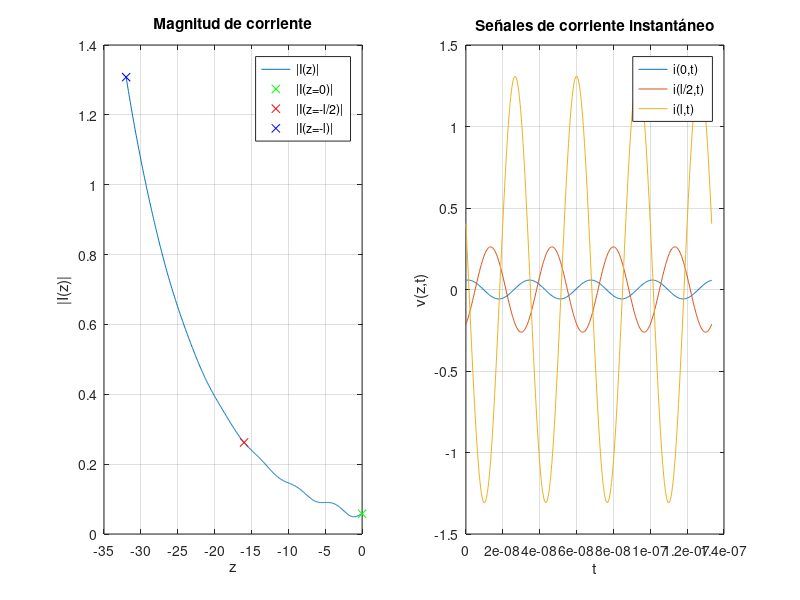

MATLAB code for this plot:
clear;clc;clf
Zo=75;
Zl=60+30*1i;
longitud=32;
E_r=1;
f=30e6;
A=4;
Alpha=0.1;
Betta=(2*pi)/(3e8/(sqrt(E_r)*f));
gamma=Alpha+1i*Betta;
Ro_l=(Zl-Zo)/(Zl+Zo);
B=Ro_l*A;
z=-longitud:longitud/500:0;

I_z=(A.*exp(-gamma.*z)-B.*exp(gamma.*z))./Zo;
t=0:1/(100*f):4/f;
posicion1=find(z==0);
I_zt1=real(I_z(posicion1).*exp((1i*2*pi*f).*t));
posicion2=find(z==(-longitud/2));
I_zt2=real(I_z(posicion2).*exp((1i*2*pi*f).*t));
posicion3=find(z==(-longitud));
I_zt3=real(I_z(posicion3).*exp((1i*2*pi*f).*t));

subplot(1,2,1)
plot(z,abs(I_z))
grid on
hold on
Irequeridos=[I_z(find(z==0)) I_z(find(z==(-longitud/2))) I_z(find(z==(-longitud)))];
plot(z(find(z==0)),abs(Irequeridos(1)),'gx')
hold on
plot(z(find(z==(-longitud/2))),abs(Irequeridos(2)),'rx')
hold on
plot(z(find(z==-longitud)),abs(Irequeridos(3)),'bx')
legend('|I(z)|','|I(z=0)|','|I(z=-l/2)|','|I(z=-l)|')
title('Magnitud de corriente')
xlabel('z')
ylabel('|I(z)|')
subplot(1,2,2)
plot(t,I_zt1)
title('Señales de corriente instantáneo')
xlabel('t')
ylabel('v(z,t)')
grid on
hold on
plot(t,I_zt2)
hold on
plot(t,I_zt3)
legend('i(0,t)','i(l/2,t)','i(l,t)')